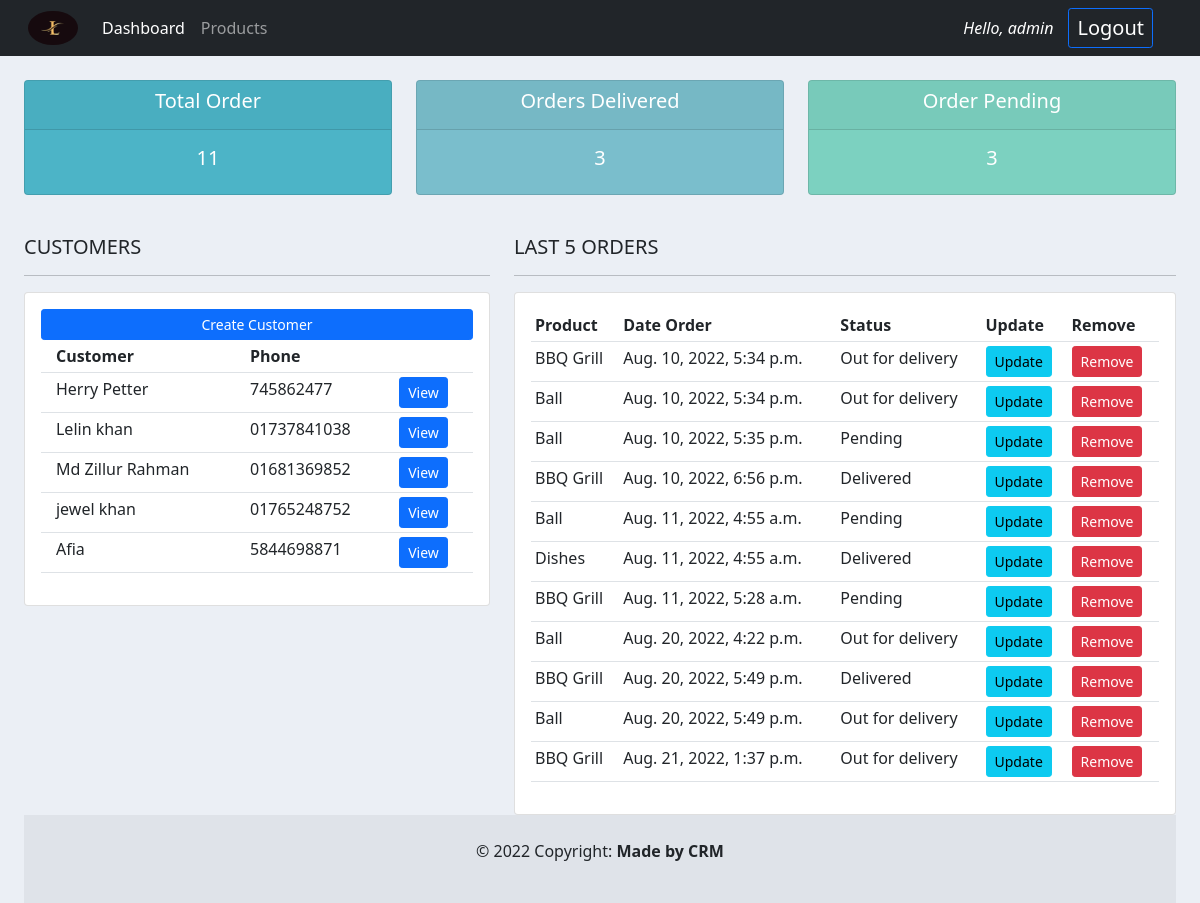
The app's page / (signed in) with its own data.
### accounts/models.py (models this page shows, shortened)
class Customer(models.Model):
    user = models.OneToOneField(User, null=True, on_delete=models.CASCADE)
    name = models.CharField(max_length=200, null=True)
    phone = models.CharField(max_length=200, null=True)
    email = models.CharField(max_length=200, null=True)
    profile_pic = models.ImageField(null=True, blank=True)
    date_created = models.DateTimeField(auto_now_add=True, null=True)

class Order(models.Model):
    STATUS = (
        ('Pending', 'Pending'),
        ('Out for delivery', 'Out for delivery'),
        ('Delivered', 'Delivered'),
    )
    customer = models.ForeignKey(Customer, null=True, on_delete=models.SET_NULL)
    product = models.ForeignKey(Product, null=True, on_delete=models.SET_NULL)
    date_created = models.DateTimeField(auto_now_add=True, null=True)
    status = models.CharField(max_length=200, null=True, choices=STATUS)

class Product(models.Model):
    CATEGORY = (
        ('Indoor', 'Indoor'),
        ('Outdoor', 'Outdoor'),
    )
    name = models.CharField(max_length=200, null=True)
    price = models.FloatField(null=True)
    category = models.CharField(max_length=200, null=True, choices=CATEGORY)
    description = models.CharField(max_length=200, null=True, blank=True)
    date_created = models.DateTimeField(auto_now_add=True, null=True)
    tag = models.ManyToManyField(Tag)
    def __str__(self):
        return self.name

### accounts/decorators.py (the view)
    def wrapped_func(request, *args, **kwargs):
        group = None
        if request.user.groups.exists():
            group = request.user.groups.all()[0].name
        if group == 'customer':
            return redirect('user_page')
        if group == 'admin':
            return view_func(request, *args, **kwargs)

### accounts/views.py (called while the page is built)
@login_required(login_url='login')
@admin_only
def dashboard(request):
    customers = Customer.objects.all()
    orders = Order.objects.all()
    total_customers = customers.count()
    total_orders = orders.count()
    delivered = orders.filter(status='Delivered').count()
    pending = orders.filter(status='Pending').count()
    content = {
        'customers': customers,
        'orders': orders,
        'total_customers': total_customers,
        'total_orders': total_orders,
        'delivered': delivered,
        'pending': pending
    }
    return render(request, 'accounts/dashboard.html', content)

### accounts/templates/accounts/dashboard.html (shortened to what this page needs)
{% extends 'accounts/main.html' %}
{% block content %}
{% include 'accounts/status.html' %}
 <br>
 <div class="row">
  <div class="col-md-5">
    <h5>CUSTOMERS</h5>
    <hr>
    <div class="card">
      <div class="card-body">
        <a href="#" class="btn btn-primary btn-sm d-grid gap-2">Create Customer</a>
       <table class="table table-sm">
            <tr>
                 <th></th>
                 <th>Customer</th>
                 <th>Phone</th>
                 <th></th>
            </tr>
           {% for customer in customers %}
            <tr>
                 <td></td>
                 <td>{{customer.name}}</td>
                 <td>{{customer.phone}}</td>
                 <td><a href="{% url 'customer' customer.id %}" class="btn btn-sm btn-primary">View</a></td>
            </tr>
           {% endfor %}
       </table>
      </div>
    </div>
  </div>
  <div class="col-md-7">
   <h5>LAST 5 ORDERS</h5>
    <hr>
     <div class="card">
        <div class="card-body">
           <table class="table table-sm">
                 <tr>
                      <th>Product</th>
                      <th>Date Order</th>
                      <th>Status</th>
                      <th>Update</th>
                      <th>Remove</th>
                </tr>
               {% for order in orders %}
                <tr>
                      <td>{{order.product}}</td>
                      <td>{{order.date_created}}</td>
                      <td>{{order.status}}</td>
                      <td><a href="{% url 'update_order' order.id %}" class="btn btn-sm btn-info">Update</a></td>
                      <td><a href="{% url 'remove_order' order.id %}" class="btn btn-sm btn-danger">Remove</a></td>
                </tr>
               {% endfor %}
           </table>
      </div>
    </div>
  </div>
</div>
{% endblock %}

### accounts/templates/accounts/main.html (shortened to what this page needs)
<!DOCTYPE html>
{% load static %}
<html lang="en">
<head>
    <link href="https://cdn.jsdelivr.net/npm/bootstrap@5.0.2/dist/css/bootstrap.min.css" rel="stylesheet">
    <link rel="stylesheet" href="{% static 'css/main.css' %}">
</head>
<body>
    {% include 'accounts/navbar.html' %}
<div class="mx-4">
    {% block content %}
    {% endblock %}
    <footer >
         <div class="text-center p-4" style="background-color: rgba(0, 0, 0, 0.05);">
    © 2022 Copyright:
    <p class="text-reset fw-bold d-inline-block" > Made by CRM </p>
  </div>
    </footer>
</div>
</body>
</html>

### accounts/templates/accounts/navbar.html (shortened to what this page needs)
{% load static %}
<nav class="navbar navbar-expand-lg navbar-dark bg-dark">
  <div class="container-fluid">
    <img class="img-fluid rounded-circle mx-3" width="50" height="30" src="{% static 'images/logo.jpg' %}" alt="">
    <div class="collapse navbar-collapse" id="navbarNav">
      <ul class="navbar-nav">
        {% if request.user.is_staff %}
        <li class="nav-item active">
          <a class="nav-link active" aria-current="page" href="{% url 'dashboard' %}">Dashboard</a>
        </li>
        <li class="nav-item">
          <a class="nav-link" href="{% url 'product' %}">Products</a>
        </li>
        {% else %}
          <li class="nav-item">
            <a href="{% url 'account' %}" class="nav-link">Settings</a>
          </li>
        {% endif %}
      </ul>
    </div>
      <span class="hello fst-italic">Hello, {{request.user}}</span>
      <span class="logout-page btn btn-sm btn-outline-primary"><a href="{% url 'logout' %}" class="text-decoration-none text-white">Logout</a></span>
  </div>
</nav>

### accounts/templates/accounts/status.html
<br>
<div class="row">
  <div class="col-4">
    <div class="col-md">
          <div class="card text-center text-white mb-3" id="total-order">
            <div class="card-header">
              <h5 class="card-title">Total Order</h5>
            </div>
            <div class="card-body">
              <h5 class="card-title">{{total_orders}}</h5>
            </div>
          </div>
    </div>
  </div>
  <div class="col-4">
    <div class="col-md">
          <div class="card text-center text-white mb-3" id="orders-delivered">
            <div class="card-header">
              <h5 class="card-title">Orders Delivered</h5>
            </div>
            <div class="card-body">
              <h5 class="card-title">{{delivered}}</h5>
            </div>
          </div>
    </div>
  </div>
  <div class="col-4">
    <div class="col-md">
          <div class="card text-center text-white mb-3" id="orders-pending">
            <div class="card-header">
              <h5 class="card-title">Order Pending</h5>
            </div>
            <div class="card-body">
              <h5 class="card-title">{{pending}}</h5>
            </div>
          </div>
  </div>
</div>
</div>

### static/css/main.css (style rules this page uses)
.img-fluid { max-width: 100%; height: auto; }
body { background-color: #ebeff5; }
#total-order { background-color: #4cb4c7; }
#orders-delivered { background-color: #7abecc; }
#orders-pending { background-color: #7CD1C0; }

### accounts/templates/accounts/navbar.html (style rules this page uses)
.logout-page { margin-right: 35px; margin-left:5px; font-size:20px; }
.hello { color: #fff; margin-right:10px; }

### records on screen
Customer: name "Herry Petter", phone "745862477"
Customer: name "Lelin khan", phone "01737841038"
Customer: name "Md Zillur Rahman", phone "01681369852"
Customer: name "jewel khan", phone "01765248752"
Customer: name "Afia", phone "5844698871"
Order: product "BBQ Grill", date_created "Aug. 10, 2022, 5:34 p.m.", status "Out for delivery"
Order: product "Ball", date_created "Aug. 10, 2022, 5:34 p.m.", status "Out for delivery"
Order: product "Ball", date_created "Aug. 10, 2022, 5:35 p.m.", status "Pending"
Order: product "BBQ Grill", date_created "Aug. 10, 2022, 6:56 p.m.", status "Delivered"
Order: product "Ball", date_created "Aug. 11, 2022, 4:55 a.m.", status "Pending"
Order: product "Dishes", date_created "Aug. 11, 2022, 4:55 a.m.", status "Delivered"
Order: product "BBQ Grill", date_created "Aug. 11, 2022, 5:28 a.m.", status "Pending"
Order: product "Ball", date_created "Aug. 20, 2022, 4:22 p.m.", status "Out for delivery"
Order: product "BBQ Grill", date_created "Aug. 20, 2022, 5:49 p.m.", status "Delivered"
Order: product "Ball", date_created "Aug. 20, 2022, 5:49 p.m.", status "Out for delivery"
Order: product "BBQ Grill", date_created "Aug. 21, 2022, 1:37 p.m.", status "Out for delivery"

### other values on screen
{{ request.user }} "admin"
{{ total_orders }} "11"
{{ delivered }} "3"
{{ pending }} "3"
